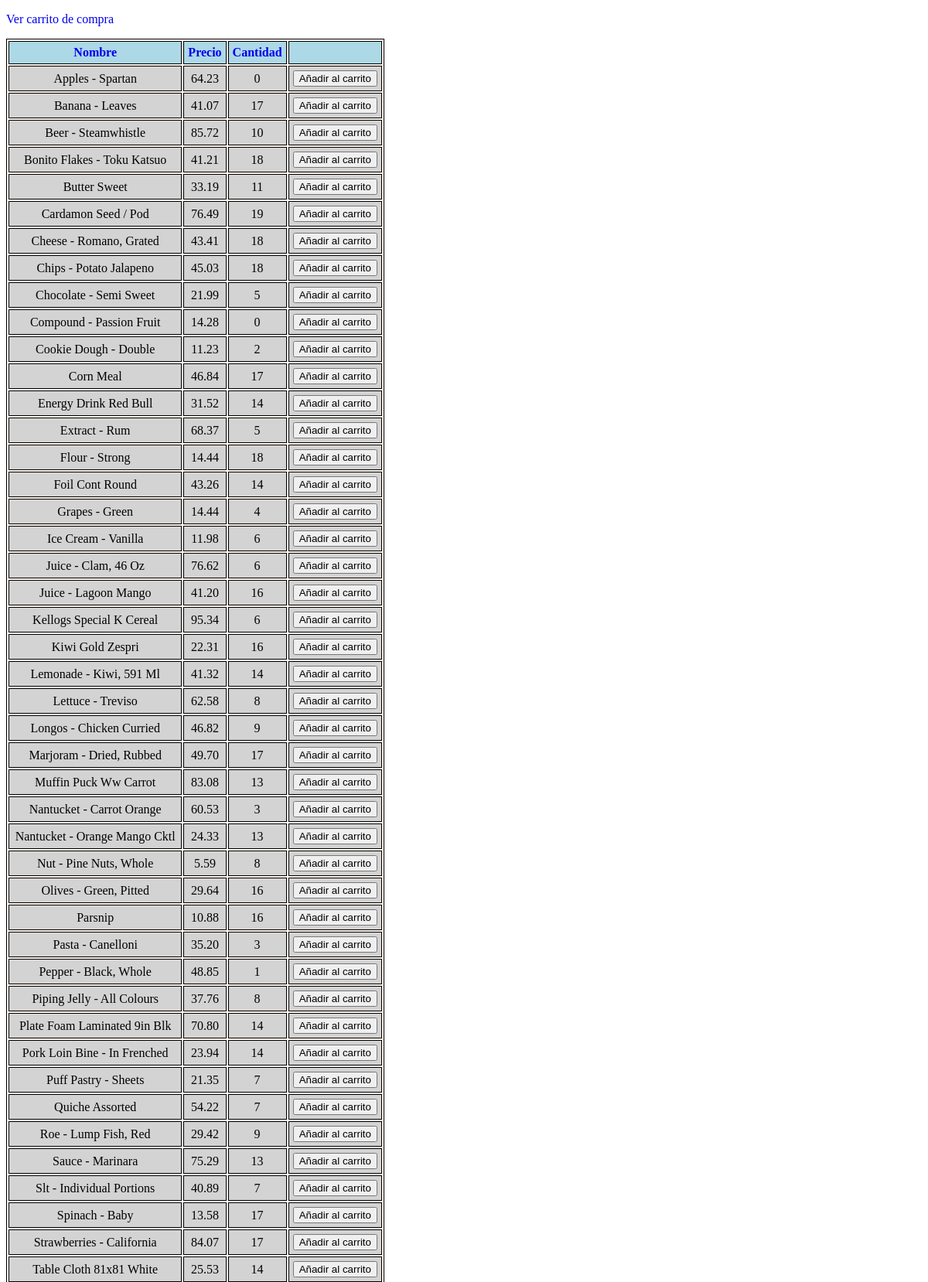
The app's page /index.php?sort=name (upper part) with its own data.
### tables this page shows
create table products (
	id INT,
	name VARCHAR(50),
	price DECIMAL(5,2),
	amount INT
);

### index.php (the view, shortened to what this page needs)
<?php
require "connection.php";
$sort = "id";
if(isset($_GET["sort"])){
  $sort = $_GET["sort"];
}else if(isset($_COOKIE["sort"])) {
  $sort = $_COOKIE["sort"];
}
?>
<!DOCTYPE html>
<html lang="en">
<head>
</head>
<body>
  <p>
    <a href="shoppingCart.php">Ver carrito de compra</a>
  </p>
  <table>
    <tr>
      <th><a href="index.php?sort=name">Nombre</a></th>
      <th><a href="index.php?sort=price">Precio</a></th>
      <th><a href="index.php?sort=amount">Cantidad</a></th>
      <th></th>
    </tr>
    <?php
      $stmt = $link->stmt_init();
      $stmt->prepare("SELECT id,name,price,amount FROM products ORDER BY $sort");
      $stmt->execute();
      $stmt->bind_result($id,$name,$price,$amount);
      while($stmt->fetch()) {
      ?>
      <tr>
        <td><?=$name ?></td>
        <td><?=$price ?></td>
        <td><?=$amount ?></td>
        <td>
          <form action="">
            <input type="submit" value="Añadir al carrito">
          </form>
        </td>
      </tr>
    <?php
      }
    ?>
  </table>
</body>
</html>

### index.php (style rules this page uses)
table { border: 1px solid black; text-align: center; background-color: Seashell; }
th { background-color: LightBlue; }
td { background-color: LightGray; }
tr,td,th { border: 1px solid black; padding: 5px; }
a { text-decoration: none; }

### records on screen
products: name "Apples - Spartan", price "64.23", amount "0"
products: name "Banana - Leaves", price "41.07", amount "17"
products: name "Beer - Steamwhistle", price "85.72", amount "10"
products: name "Bonito Flakes - Toku Katsuo", price "41.21", amount "18"
products: name "Butter Sweet", price "33.19", amount "11"
products: name "Cardamon Seed / Pod", price "76.49", amount "19"
products: name "Cheese - Romano, Grated", price "43.41", amount "18"
products: name "Chips - Potato Jalapeno", price "45.03", amount "18"
products: name "Chocolate - Semi Sweet", price "21.99", amount "5"
products: name "Compound - Passion Fruit", price "14.28", amount "0"
products: name "Cookie Dough - Double", price "11.23", amount "2"
products: name "Corn Meal", price "46.84", amount "17"
products: name "Energy Drink Red Bull", price "31.52", amount "14"
products: name "Extract - Rum", price "68.37", amount "5"
products: name "Flour - Strong", price "14.44", amount "18"
products: name "Foil Cont Round", price "43.26", amount "14"
products: name "Grapes - Green", price "14.44", amount "4"
products: name "Ice Cream - Vanilla", price "11.98", amount "6"
products: name "Juice - Clam, 46 Oz", price "76.62", amount "6"
products: name "Juice - Lagoon Mango", price "41.20", amount "16"
products: name "Kellogs Special K Cereal", price "95.34", amount "6"
products: name "Kiwi Gold Zespri", price "22.31", amount "16"
products: name "Lemonade - Kiwi, 591 Ml", price "41.32", amount "14"
products: name "Lettuce - Treviso", price "62.58", amount "8"
products: name "Longos - Chicken Curried", price "46.82", amount "9"
products: name "Marjoram - Dried, Rubbed", price "49.70", amount "17"
products: name "Muffin Puck Ww Carrot", price "83.08", amount "13"
products: name "Nantucket - Carrot Orange", price "60.53", amount "3"
products: name "Nantucket - Orange Mango Cktl", price "24.33", amount "13"
products: name "Nut - Pine Nuts, Whole", price "5.59", amount "8"
products: name "Olives - Green, Pitted", price "29.64", amount "16"
products: name "Parsnip", price "10.88", amount "16"
products: name "Pasta - Canelloni", price "35.20", amount "3"
products: name "Pepper - Black, Whole", price "48.85", amount "1"
products: name "Piping Jelly - All Colours", price "37.76", amount "8"
products: name "Plate Foam Laminated 9in Blk", price "70.80", amount "14"
products: name "Pork Loin Bine - In Frenched", price "23.94", amount "14"
products: name "Puff Pastry - Sheets", price "21.35", amount "7"
products: name "Quiche Assorted", price "54.22", amount "7"
products: name "Roe - Lump Fish, Red", price "29.42", amount "9"
products: name "Sauce - Marinara", price "75.29", amount "13"
products: name "Slt - Individual Portions", price "40.89", amount "7"
products: name "Spinach - Baby", price "13.58", amount "17"
products: name "Strawberries - California", price "84.07", amount "17"
products: name "Table Cloth 81x81 White", price "25.53", amount "14"
